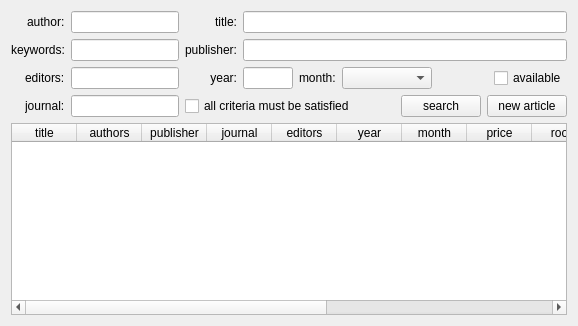
     <widget class="QWidget" name="tab_articles">
      <attribute name="title">
       <string>articles</string>
      </attribute>
      <layout class="QVBoxLayout" name="verticalLayout_14">
       <item>
        <layout class="QHBoxLayout" name="horizontalLayout_15">
         <item>
          <layout class="QFormLayout" name="formLayout_6">
           <property name="labelAlignment">
            <set>Qt::AlignRight|Qt::AlignTrailing|Qt::AlignVCenter</set>
           </property>
           <item row="0" column="0">
            <widget class="QLabel" name="label_6">
             <property name="text">
              <string>author:</string>
             </property>
            </widget>
           </item>
           <item row="0" column="1">
            <widget class="QLineEdit" name="line_author_articles"/>
           </item>
           <item row="1" column="0">
            <widget class="QLabel" name="label_10">
             <property name="text">
              <string>keywords:</string>
             </property>
            </widget>
           </item>
           <item row="1" column="1">
            <widget class="QLineEdit" name="line_keywords_articles"/>
           </item>
           <item row="2" column="0">
            <widget class="QLabel" name="label_11">
             <property name="text">
              <string>editors:</string>
             </property>
            </widget>
           </item>
           <item row="2" column="1">
            <widget class="QLineEdit" name="line_editors_articles"/>
           </item>
           <item row="3" column="1">
            <widget class="QLineEdit" name="line_journal_articles"/>
           </item>
           <item row="3" column="0">
            <widget class="QLabel" name="label_27">
             <property name="text">
              <string>journal:</string>
             </property>
            </widget>
           </item>
          </layout>
         </item>
         <item>
          <layout class="QVBoxLayout" name="verticalLayout_13">
           <item>
            <layout class="QHBoxLayout" name="horizontalLayout_14">
             <item>
              <layout class="QVBoxLayout" name="verticalLayout_11">
               <item>
                <widget class="QLabel" name="label_7">
                 <property name="text">
                  <string>title:</string>
                 </property>
                 <property name="alignment">
                  <set>Qt::AlignRight|Qt::AlignTrailing|Qt::AlignVCenter</set>
                 </property>
                </widget>
               </item>
               <item>
                <widget class="QLabel" name="label_8">
                 <property name="text">
                  <string>publisher:</string>
                 </property>
                 <property name="alignment">
                  <set>Qt::AlignRight|Qt::AlignTrailing|Qt::AlignVCenter</set>
                 </property>
                </widget>
               </item>
               <item>
                <widget class="QLabel" name="label_9">
                 <property name="text">
                  <string>year:</string>
                 </property>
                 <property name="alignment">
                  <set>Qt::AlignRight|Qt::AlignTrailing|Qt::AlignVCenter</set>
                 </property>
                </widget>
               </item>
              </layout>
             </item>
             <item>
              <layout class="QVBoxLayout" name="verticalLayout_12">
               <item>
                <widget class="QLineEdit" name="line_title_articles"/>
               </item>
               <item>
                <widget class="QLineEdit" name="line_publisher_articles"/>
               </item>
               <item>
                <layout class="QHBoxLayout" name="horizontalLayout_12">
                 <item>
                  <widget class="QLineEdit" name="line_year_articles">
                   <property name="maximumSize">
                    <size>
                     <width>50</width>
                     <height>16777215</height>
                    </size>
                   </property>
                   <property name="inputMask">
                    <string/>
                   </property>
                   <property name="text">
                    <string/>
                   </property>
                  </widget>
                 </item>
                 <item>
                  <layout class="QHBoxLayout" name="horizontalLayout_11">
                   <item>
                    <widget class="QLabel" name="label_26">
                     <property name="text">
                      <string>month:</string>
                     </property>
                    </widget>
                   </item>
                   <item>
                    <widget class="QComboBox" name="combobox_month_articles">
                     <property name="sizePolicy">
                      <sizepolicy hsizetype="Maximum" vsizetype="Fixed">
                       <horstretch>0</horstretch>
                       <verstretch>0</verstretch>
                      </sizepolicy>
                     </property>
                     <property name="layoutDirection">
                      <enum>Qt::LeftToRight</enum>
                     </property>
                     <item>
                      <property name="text">
                       <string/>
                      </property>
                     </item>
                     <item>
                      <property name="text">
                       <string>January</string>
                      </property>
                     </item>
                     <item>
                      <property name="text">
                       <string>February</string>
                      </property>
                     </item>
                     <item>
                      <property name="text">
                       <string>March</string>
                      </property>
                     </item>
                     <item>
                      <property name="text">
                       <string>April</string>
                      </property>
                     </item>
                     <item>
                      <property name="text">
                       <string>May</string>
                      </property>
                     </item>
                     <item>
                      <property name="text">
                       <string>June</string>
                      </property>
                     </item>
                     <item>
                      <property name="text">
                       <string>July</string>
                      </property>
                     </item>
                     <item>
                      <property name="text">
                       <string>August</string>
                      </property>
                     </item>
                     <item>
                      <property name="text">
                       <string>September</string>
                      </property>
                     </item>
                     <item>
                      <property name="text">
                       <string>October</string>
                      </property>
                     </item>
                     <item>
                      <property name="text">
                       <string>November</string>
                      </property>
                     </item>
                     <item>
                      <property name="text">
                       <string>December</string>
                      </property>
                     </item>
                    </widget>
                   </item>
                  </layout>
                 </item>
                 <item>
                  <spacer name="horizontalSpacer_7">
                   <property name="orientation">
                    <enum>Qt::Horizontal</enum>
                   </property>
                   <property name="sizeHint" stdset="0">
                    <size>
                     <width>40</width>
                     <height>20</height>
                    </size>
                   </property>
                  </spacer>
                 </item>
                 <item>
                  <widget class="QCheckBox" name="checkbox_available_articles">
                   <property name="text">
                    <string>available</string>
                   </property>
                  </widget>
                 </item>
                </layout>
               </item>
              </layout>
             </item>
            </layout>
           </item>
           <item>
            <layout class="QHBoxLayout" name="horizontalLayout_13">
             <item>
              <widget class="QCheckBox" name="checkbox_criteria_articles">
               <property name="text">
                <string>all criteria must be satisfied</string>
               </property>
              </widget>
             </item>
             <item>
              <spacer name="horizontalSpacer_6">
               <property name="orientation">
                <enum>Qt::Horizontal</enum>
               </property>
               <property name="sizeHint" stdset="0">
                <size>
                 <width>40</width>
                 <height>20</height>
                </size>
               </property>
              </spacer>
             </item>
             <item>
              <widget class="QPushButton" name="button_search_articles">
               <property name="text">
                <string>search</string>
               </property>
              </widget>
             </item>
             <item>
              <widget class="QPushButton" name="button_new_article">
               <property name="text">
                <string>new article</string>
               </property>
              </widget>
             </item>
            </layout>
           </item>
          </layout>
         </item>
        </layout>
       </item>
       <item>
        <widget class="QTableWidget" name="table_search_articles">
         <attribute name="horizontalHeaderDefaultSectionSize">
          <number>65</number>
         </attribute>
         <column>
          <property name="text">
           <string>title</string>
          </property>
         </column>
         <column>
          <property name="text">
           <string>authors</string>
          </property>
         </column>
         <column>
          <property name="text">
           <string>publisher</string>
          </property>
         </column>
         <column>
          <property name="text">
           <string>journal</string>
          </property>
         </column>
         <column>
          <property name="text">
           <string>editors</string>
          </property>
         </column>
         <column>
          <property name="text">
           <string>year</string>
          </property>
         </column>
         <column>
          <property name="text">
           <string>month</string>
          </property>
         </column>
         <column>
          <property name="text">
           <string>price</string>
          </property>
         </column>
         <column>
          <property name="text">
           <string>room</string>
          </property>
         </column>
         <column>
          <property name="text">
           <string>level</string>
          </property>
         </column>
         <column>
          <property name="text">
           <string>copies</string>
          </property>
         </column>
         <column>
          <property name="text">
           <string>reference</string>
          </property>
         </column>
         <column>
          <property name="text">
           <string>modify</string>
          </property>
         </column>
         <column>
          <property name="text">
           <string>delete</string>
          </property>
         </column>
        </widget>
       </item>
      </layout>
     </widget>
